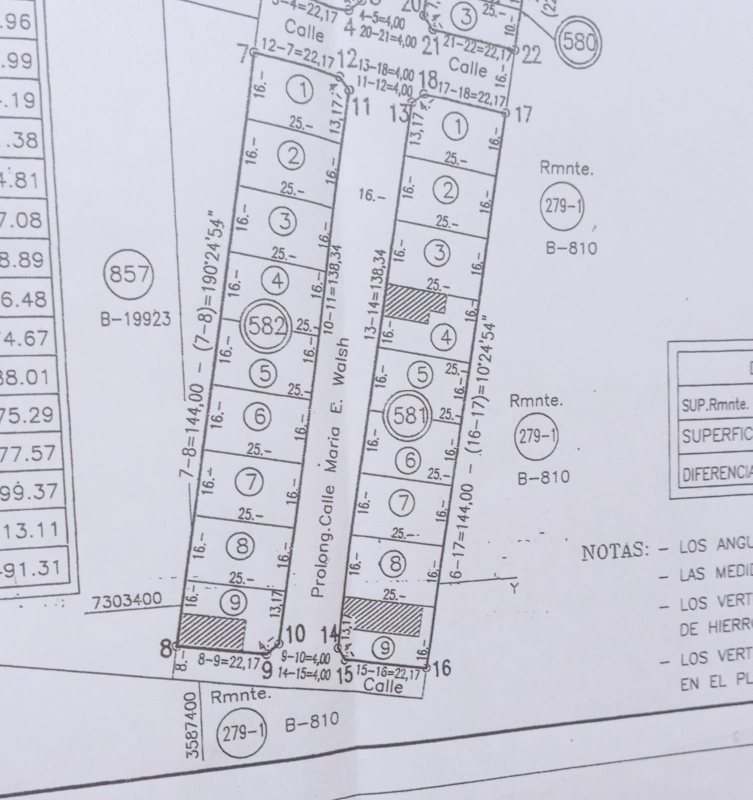
#> input picture ProyectoLotes/Rejunte/lote.jpeg, 1505 x 1600 px (shown at 1/2 size)
$ python PanelControl7.py
#> lines starting #> are read from the running program, lines starting #| are printed output that depends on the picture
# Con deteccion de linea
# agregamos Recorte de imagen

import cv2
import tkinter as tk
from tkinter import ttk
import numpy as np
import os
from tkinter import simpledialog
import threading
import matplotlib.pyplot as plt


#////////////////////////////////

# Variables globales
ref_points = []
obj_points = []
current_mode = "reference"
pixels_per_unit = 0
ref_width_real = 0
img = None
img_copy = None
tk_root = None

img_menu= None


recalibrar = False

#///////////////////////
resize_factor = 1.0  # Factor de tamaño actual

resize_step = 0.2    # Paso para aumentar/disminuir tamaño

current_img = None   # Almacena la imagen actual para

imagen_original= None

#///////////////////////////////


#////PARA FUNCION DIBUJAR RECTANGULO///
imagen_temporal2 = None
porcion = None

dibujando = False

#///////////deteccion de lineas///


color_a_detectar = (0, 255, 0)
deteccion_linea = 100


gray = None #cv2.cvtColor(img, cv2.COLOR_BGR2GRAY)

img_temp=None

imag_temporal=None

#//////////////////////////////////////////


#+++++++++++++ Dibujar linea

# Función callback para eventos del ratón
# [459 lines left out: functions dibujar_linea, tranformadaHough, dibujar_Area_Lote, show_input_dialog, dibujar_rectangulo, mouse_event and 4 more, not called in this run]


# Aumentar tamaño
def increase_size():

    resize_image(resize_step)


def decrease_size():
    """Disminuye el tamaño de la imagen"""
    resize_image(-resize_step)

# [12 lines left out: function reset_size, not called in this run]

#///////////////////////////////


class MinimalControlPanel:
    def __init__(self, command_handler):
        self.command_handler = command_handler
        self.root = tk.Tk()
        self.root.title("Menu Principal")
        self.root.geometry("250x550")
        self.root.configure(bg="#2c3e50")
        self.root.resizable(False, False)
        self.root.attributes('-topmost', True)

        # Configurar estilos para ttk
        self.style = ttk.Style()
        self.style.theme_use('clam')

        # Configurar colores para los botones
        self.style.configure('Blue.TButton', background="#3498db", foreground="white")
        self.style.configure('Green.TButton', background="#2ecc71", foreground="white")
        self.style.configure('Yellow.TButton', background="#f1c40f", foreground="white")
        self.style.configure('Red.TButton', background="#e74c3c", foreground="white")
        self.style.configure('Purple.TButton', background="#9b59b6", foreground="white")
        self.style.configure('Orange.TButton', background="#f39c12", foreground="white")
        self.style.configure('Red.TButton', background="#e74c3c", foreground="Black")

        # Crear controles
        self.create_controls()

        # Posición inicial
        self.root.geometry("+20+20")
        self.root.protocol("WM_DELETE_WINDOW", self.on_close)

    def create_controls(self):
        main_frame = ttk.Frame(self.root)
        main_frame.pack(fill=tk.BOTH, expand=True, padx=15, pady=15)

        commands = [
            ('Recalibrar', 'r', "Blue.TButton"),
            ('Tomar Medida', 'm', "Green.TButton"),
            ('Guardar', 's', "Yellow.TButton"),
            ('Salir', 'q', "Red.TButton"),
            ('Zoom +', '+', "Purple.TButton"),
            ('Zoom -', '-', "Orange.TButton"),
            ('Reset imag', 'f', "Red.TButton")


        ]

        for text, cmd, style_name in commands:
            btn = ttk.Button(
                main_frame,
                text=text,
                command=lambda c=cmd: self.send_command(c),
                style=style_name,
                width=15
            )
            btn.pack(fill=tk.X, pady=8, ipady=5)

            key_label = tk.Label(
                main_frame,
                text=f"Tecla: '{cmd}'",
                bg="#2c3e50",
                fg="#bdc3c7",
                font=('Arial', 8)
            )
            key_label.pack()

    def send_command(self, command):
        self.command_handler(command)
        print(f"Comando enviado: {command}")

    # [4 lines left out: function on_close, not called in this run]

    def update_gui(self):
        """Actualiza la GUI sin bloquear"""
        self.root.update()

# Solución para el error de Wayland
os.environ['GDK_BACKEND'] = 'x11'
os.environ['QT_QPA_PLATFORM'] = 'xcb'

# Ejemplo de uso con OpenCV
if __name__ == "__main__":
    # Usamos un diccionario para mantener el estado mutable
    state = {"running": True}
    estadoR= {"recalibrar": False }
    estadoM = {"medir": False }
    estadoZpos = {"Zoom+":False}
    estadoZneg= {"Zoom-":False}
    estadoReset= {"Reset":False}


#    global ref_points, obj_points, current_mode, img, img_cpy, ref_width_real
    #recalibrar = False

    # [22 lines left out: function handle_command, not called in this run]


    # Crear ventana OpenCV
#    window_name = "Sistema de Visión"
#    cv2.namedWindow(window_name, cv2.WINDOW_NORMAL)
#    cv2.resizeWindow(window_name, 800, 600)
#//////////////////////////
#    global ref_points, obj_points, current_mode, img, img_cpy, ref_width_real

    #Cargar Imagen
    img=cv2.imread('lote.jpeg')
#> img is the input picture: shape (1600, 1505, 3); mean B, G, R 217.2, 205.6, 206
    #imagen_original=img.copy()
    if img is None:
        # Crear imagen de demo
        img = np.zeros((500, 800, 3), dtype=np.uint8)
        cv2.putText(img, "DEMO: Objeto de referencia (verde)", (100, 100),
                    cv2.FONT_HERSHEY_SIMPLEX, 0.8, (0, 255, 0), 2)

        cv2.putText(img, "DEMO: Objeto a medir (rojo)", (100, 300),
                    cv2.FONT_HERSHEY_SIMPLEX, 0.8, (0, 0, 255), 2)
        cv2.rectangle(img, (150, 120), (300, 220), (0, 255, 0), 2)
        cv2.rectangle(img, (150, 320), (400, 420), (0, 0, 255), 2)
        cv2.putText(img, "Presiona 'r' para establecer referencia", (50, 450),
                    cv2.FONT_HERSHEY_SIMPLEX, 0.7, (255, 255, 255), 2)
        cv2.putText(img, "Presiona 'm' para comenzar medicion", (50, 480),
                    cv2.FONT_HERSHEY_SIMPLEX, 0.7, (255, 255, 255), 2)
    #variable para Recorte de imagen
    porcion= img.copy()
    imagen_temporal2 = img.copy()
    current_img = img.copy()


    #****************

    img_copy = img.copy()

    imagen_original = img

    #************ deteccion de linea*********

    gray = cv2.cvtColor(img, cv2.COLOR_BGR2GRAY)


   #************ Imagen Menu ***************
    img_menu = np.zeros((200, 800, 3), dtype=np.uint8)
    cv2.putText(img_menu, "Bienvenido!! ", (300, 100),
                    cv2.FONT_HERSHEY_SIMPLEX, 0.8, (0, 255, 0), 2)
    cv2.putText(img_menu, "Presione 'r' para continuar: ", (150, 140),
                    cv2.FONT_HERSHEY_SIMPLEX, 0.8, (0, 255, 0), 2)
    #*************************************

    # Configurar ventana OpenCV
    cv2.namedWindow('Medicion de Objetos')
    #cv2.setMouseCallback('Medicion de Objetos', mouse_event)
    cv2.imshow('Medicion de Objetos', img_menu)
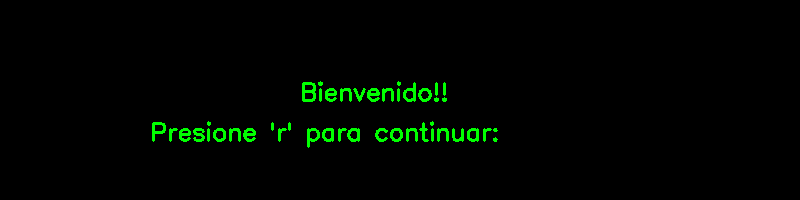
#> window 'Medicion de Objetos': shape (200, 800, 3); mean B, G, R 0, 5.1, 0

    """ABRE VENTANA "Seleccion de Porcion"""

    cv2.namedWindow("Seleccion de Porcion de Imagen")
    cv2.imshow('Seleccion de Porcion de Imagen', imagen_temporal2)
    cv2.setMouseCallback('Seleccion de Porcion de Imagen', dibujar_rectangulo)


    print("Instrucciones:")

    print("- Presiona 'g' para guardar RECORTE de la imagen")
    print("1. Presiona 'r' para MODO referencia")
    print("2. Haz clic en las 4 esquinas del objeto de referencia")
    print("3. Ingresa el tamaño real del objeto de referencia")
    print("4. Presiona 'm' para modo medición")
    print("5. Haz clic en las 4 esquinas del objeto a medir")
    print("6. Presiona 'n' para nuevo objeto")
    print("7. Presiona 'ESC' para salir")
    print("8. Presiona '+' ZOOM aumenta")
    print("9. Presiona '-' ZOOM dismininuye")


#//////////////////////////////////////////////
    # Iniciar panel de control (en el mismo hilo principal)
    panel = MinimalControlPanel(handle_command)

    # Bucle principal combinado
    try:
        while state["running"]:
            # Actualizar GUI de Tkinter
            panel.update_gui()

            # Manejar teclas
            key = cv2.waitKey(1)
#> (key q is pressed here)

            if ((key == ord('r')) or (estadoR["recalibrar"])) :  # Modo referencia
                cv2.destroyWindow("Medicion de Objetos")

                current_mode = "reference"
                ref_points = []
                #img = img_copy.copy()


                #cv2.imshow('Medicion de Objetos', img)
                #print("\nModo referencia: Selecciona las 4 esquinas del objeto de referencia")

                # Solicitar tamaño real con Tkinter
                ref_width_real = show_input_dialog(
                "Tamaño de Referencia",
                "Ingresa el ancho real del objeto de referencia (en centimetros):"
                )


                # Si el usuario cancela, usar valor por defecto
                if ref_width_real is None:
                    print("Entrada cancelada. Usando valor por defecto 1.0")
                    ref_width_real = 1.0
                else:
                    print(f"Tamaño de referencia establecido: {ref_width_real} centimetros")

                cv2.namedWindow('Medicion de Objetos')
                cv2.setMouseCallback('Medicion de Objetos', mouse_event)
                cv2.imshow('Medicion de Objetos', img)
                print("\nModo referencia: Selecciona las 4 esquinas del objeto de referencia")


                estadoR["recalibrar"] = False
            elif ((key == ord('m')) or (estadoM["medir"])):  # Modo medición

                if len(ref_points) < 4:
                    print("Error: Primero debes seleccionar un objeto de referencia completo")
                else:
                    current_mode = "measure"
                    obj_points = []
                    #img = img_copy.copy()
                    #img= porcion

                    # Dibujar referencia existente
                    for i in range(4):
                        cv2.line(img, ref_points[i], ref_points[(i+1) % 4], (0, 255, 0), 2)

                    cv2.imshow('Medicion de Objetos', img)

                    print("\nModo medición: Selecciona las 4 esquinas del objeto a medir")

                estadoM["medir"]= False

#////////////////////////////////////////////////////

            elif key == ord('c'):  # Calcular medidas
                calculate_and_display_measurements()

            elif key == ord('n'):  # Nuevo objeto
                if current_mode == "measure":
                    obj_points = []
                    redraw_points()
                    update_display()
                    print("\nPreparado para medir un nuevo objeto")

            elif key == ord('+'):  # Aumentar tamaño

                # [4 lines of commented-out code are left out]


                increase_size()
                print(f"Tamaño aumentado a {resize_factor*100:.0f}%")

                estadoZpos["Zoom+"] = False

            elif key == ord('-'):  # Disminuir tamaño
                decrease_size()
                print(f"Tamaño reducido a {resize_factor*100:.0f}%")

                estadoZneg["Zoom-"] = False


#///////////////////////////////////////////////////////////////7///
#///////////////////ERROR (No resetea la imagen)/////////////

            elif key == ord('f'):  # Tamaño original


                #cv2.destroyWindow('Medicion de Objetos')
                #cv2.imshow('Seleccion de Porcion de Imagen', img)

                deteccion_linea = 100

                resize_factor = 1.0
                current_img = imagen_original
                img = imagen_original

                cv2.imshow('Medicion de Objetos', img)

                cv2.namedWindow("Seleccion de Porcion de Imagen")
                cv2.imshow('Seleccion de Porcion de Imagen', img)
                cv2.setMouseCallback('Seleccion de Porcion de Imagen', dibujar_rectangulo)


                #cv2.namedWindow('Medicion de Objetos')
                #cv2.setMouseCallback('Medicion de Objetos', mouse_event)
                #cv2.imshow('Medicion de Objetos', img)


                print("Tamaño restablecido al 100%")

                porcion = img[y1:y2, x1: x2].copy()


                estadoReset["Reset"] = False

#/////////////////////////////////////////////////////


            #********* Recorte de imagen****************
            elif key == ord('g'):
                if ix != -1 and iy != -1 and fx != -1 and fy != -1:
                    #Asegurarse de que las coordenadas esten en el orden correcto
                    #la funcion sorted() ordena un alista.
                    x1, x2 = sorted([ix, fx])
                    y1, y2 = sorted([iy, fy])

                    porcion = img[y1:y2, x1: x2].copy()

                    cv2.imwrite('porcion_guardada.jpg', porcion)
                    print("Porcion guardada como 'porcion_guardada.jpg'")
                    #ABRE VENTANA MEDIDOR LOTES
                    #cv2.namedWindow("Medidor de Lotes")
                    #cv2.setMouseCallback("Medidor de Lotes", mouse_event)

                    #dibujar_puntos_y_lineas()  # Mostrar imagen inicial
                    #cv2.waitKey(500)  # Espera 3 segundos (3000 ms)

                    cv2.destroyWindow("Seleccion de Porcion de Imagen")

                    img =porcion
                    current_img= porcion
                    img_temp = porcion
             #*********************Fin Recorte************
            # Transformacion
            elif  key == ord('p'):

                deteccion_linea= deteccion_linea - 10
                tranformadaHough(deteccion_linea)
                cv2.destroyWindow("Area")

                cv2.namedWindow("Area")
                cv2.setMouseCallback('Area', dibujar_Area_Lote)
                cv2.imshow("Area", img_temp)

            elif  key == ord('k'):

                deteccion_linea = deteccion_linea + 10
                tranformadaHough(deteccion_linea)

                cv2.destroyWindow("Area")

                cv2.namedWindow("Area")

                cv2.setMouseCallback('Area', dibujar_Area_Lote)

                cv2.imshow("Area", img_temp)

            elif  key == ord('z'):

                cv2.namedWindow('Dibuja Lineas')
                #cv2.imshow('Dibuja Lineas', img_temp)

                cv2.setMouseCallback('Dibuja Lineas', dibujar_linea)
                cv2.imshow('Dibuja Lineas', img_temp)
            #*************************************************

            elif key ==ord('t'): #uso para Actualizar pantallas
                cv2.destroyWindow('Dibuja Lineas')
                cv2.namedWindow('Dibuja Lineas')
                #cv2.imshow('Dibuja Lineas', img_temp)

                cv2.setMouseCallback('Dibuja Lineas', dibujar_linea)
                cv2.imshow('Dibuja Lineas', img_temp)


                cv2.destroyWindow("Area")

                cv2.namedWindow("Area")

                cv2.setMouseCallback('Area', dibujar_Area_Lote)

                cv2.imshow("Area", img_temp)


            #*************************************************
            if key == 27 or key == ord('q'):  # ESC o 'q'
                state["running"] = False
    except Exception as e:
        print(f"Error: {e}")
    finally:
        # Cerrar todo en el orden correcto
        cv2.destroyAllWindows()
        panel.root.destroy()  # Destruir ventana Tkinter
